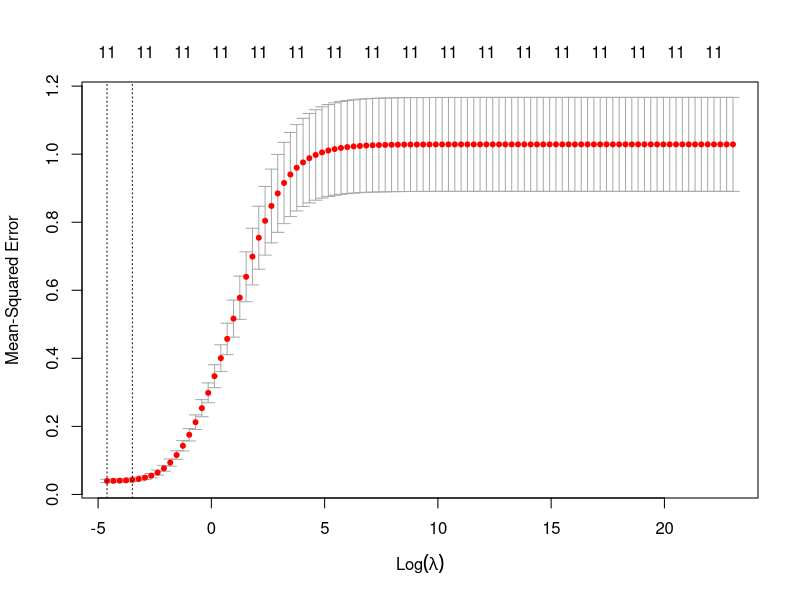

Generate this figure with R:
# uses glmnet package
install.packages("glmnet")
library(glmnet)

# load data, separate into training and test sets 
# note that the data was randomized in pre-modeling-script.R
data = as.matrix(read.csv("data/scaled-credit.csv", row.names = 1))
x.train = as.matrix(read.csv("data/xtrain.csv", row.names = 1))
y.train = as.matrix(read.csv("data/ytrain.csv", row.names = 1))
x.test = as.matrix(read.csv("data/xtest.csv", row.names = 1))
y.test = as.matrix(read.csv("data/ytest.csv", row.names = 1))

# cross validate ridge model
set.seed(1)
grid = 10^seq(10, -2, length = 100)
ridgeCV = cv.glmnet(x.test, y.test, alpha = 0, intercept = F, standardize = F,
                    lambda = grid)


# select best model
bestRidgeLambda = ridgeCV$lambda.min

# plot errors in terms of lambda
png("images/ridgeCV-plot.png")
plot(ridgeCV)
dev.off()

# Use CV'ed lambda value on the test sets to get cvRidgeMSE (test MSE)
y.pred = predict(ridgeCV, x.test, s = bestRidgeLambda)
squaredError = (y.test - y.pred)^2
cvRidgeMSE = sum(squaredError)/length(squaredError)

# Re-fit on FULL DATA using bestRidgeLambda
ridgeModel = glmnet(data[,1:(ncol(data) - 1)], data[,ncol(data)], standardize = F,
                      intercept = F, alpha = 0, lambda = bestRidgeLambda)

# save CV output, optimal lambda, and the full model
save(ridgeModel, ridgeCV, bestRidgeLambda, cvRidgeMSE, file = "data/ridge-models.RData")

